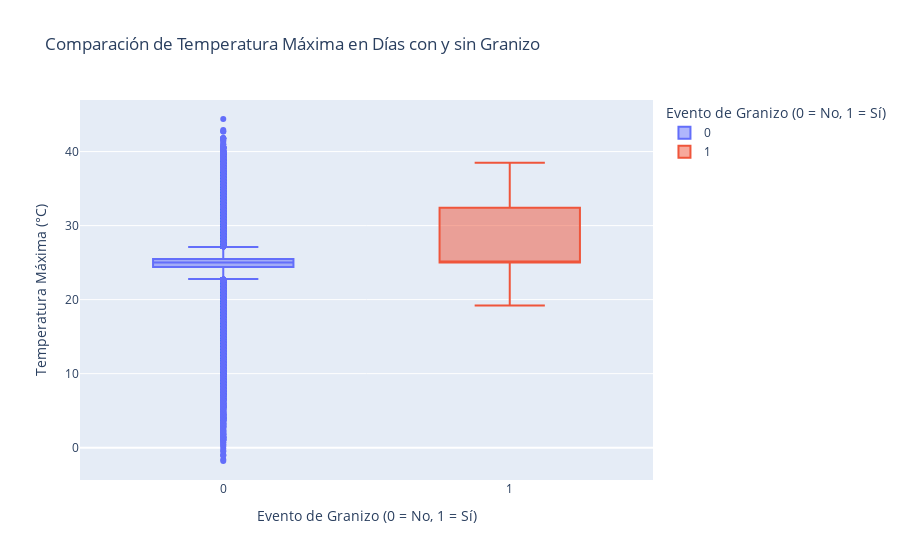

Source (notebook cell):
### Code cell
# Comparamos la distribución de la Temperatura Máxima (TMAX) en días CON y SIN granizo.

fig = px.box(
    df,
    x='granizo', # El eje x separa nuestros dos grupos
    y='TMAX',      # La variable que queremos comparar
    color='granizo', # Le damos un color a cada grupo
    title='Comparación de Temperatura Máxima en Días con y sin Granizo',
    labels={
        "granizo": "Evento de Granizo (0 = No, 1 = Sí)",
        "TMAX": "Temperatura Máxima (°C)"
    },
     # points='all' # Mostramos todos los puntos para ver la distribución
)

fig.show()

# Para guardarlo
# fig.write_html("../reports/figures/boxplot_tmax_vs_granizo.html")

### Figure 1 — Plotly figure (JSON) as saved in the notebook; plotly's stock layout.template omitted (floating-point values rounded to 4 significant figures; data arrays with more than 128 entries replaced by an {"elided": "..."} marker saying what was removed)
{"data": [{"alignmentgroup": "True", "hovertemplate": "Evento de Granizo (0 = No, 1 = Sí)=%{x}<br>Temperatura Máxima (°C)=%{y}<extra></extra>", "legendgroup": "0", "marker": {"color": "#636efa"}, "name": "0", "notched": false, "offsetgroup": "0", "orientation": "v", "showlegend": true, "type": "box", "x": {"elided": "37304 int values"}, "x0": " ", "xaxis": "x", "y": {"elided": "37304 float values"}, "y0": " ", "yaxis": "y"}, {"alignmentgroup": "True", "hovertemplate": "Evento de Granizo (0 = No, 1 = Sí)=%{x}<br>Temperatura Máxima (°C)=%{y}<extra></extra>", "legendgroup": "1", "marker": {"color": "#EF553B"}, "name": "1", "notched": false, "offsetgroup": "1", "orientation": "v", "showlegend": true, "type": "box", "x": [1, 1, 1, 1, 1, 1, 1, 1, 1, 1, 1, 1, 1, 1, 1, 1, 1, 1, 1, 1, 1, 1, 1, 1, 1, 1, 1, 1, 1, 1, 1, 1, 1, 1, 1, 1, 1, 1, 1, 1, 1, 1, 1, 1, 1, 1, 1, 1, 1, 1, 1, 1, 1, 1, 1, 1, 1, 1, 1, 1, 1, 1, 1, 1, 1, 1, 1, 1, 1, 1, 1, 1, 1, 1, 1, 1, 1, 1, 1, 1, 1, 1, 1, 1, 1, 1, 1, 1, 1, 1, 1, 1, 1, 1, 1], "x0": " ", "xaxis": "x", "y": [32.8, 33.6, 25.0, 32.8, 28.5, 25.0, 25.0, 30.5, 34.5, 25.0, 25.0, 25.0, 25.0, 30.3, 22.5, 29.0, 33.6, 34.0, 37.0, 33.8, 36.3, 25.2, 25.0, 23.6, 19.5, 25.0, 26.0, 31.5, 27.6, 33.5, 31.7, 25.0, 24.8, 25.0, 27.5, 25.0, 25.0, 23.9, 38.5, 25.0, 25.0, 36.5, 25.0, 34.0, 34.5, 21.0, 25.0, 25.0, 34.6, 25.0, 25.0, 23.8, 25.0, 25.0, 25.0, 25.0, 25.0, 27.4, 27.0, 25.0, 23.0, 28.5, 25.0, 25.0, 31.9, 25.0, 25.0, 25.0, 32.1, 35.5, 31.1, 25.0, 25.0, 19.2, 29.3, 38.1, 33.0, 30.8, 25.0, 37.9, 35.0, 32.6, 32.0, 25.0, 25.0, 29.6, 25.0, 34.0, 32.0, 25.0, 25.0, 32.5, 33.9, 25.0, 25.0], "y0": " ", "yaxis": "y"}], "layout": {"boxmode": "overlay", "legend": {"title": {"text": "Evento de Granizo (0 = No, 1 = Sí)"}, "tracegroupgap": 0}, "title": {"text": "Comparación de Temperatura Máxima en Días con y sin Granizo"}, "xaxis": {"anchor": "y", "categoryarray": [0, 1], "categoryorder": "array", "domain": [0, 1], "title": {"text": "Evento de Granizo (0 = No, 1 = Sí)"}}, "yaxis": {"anchor": "x", "domain": [0, 1], "title": {"text": "Temperatura Máxima (°C)"}}}}
